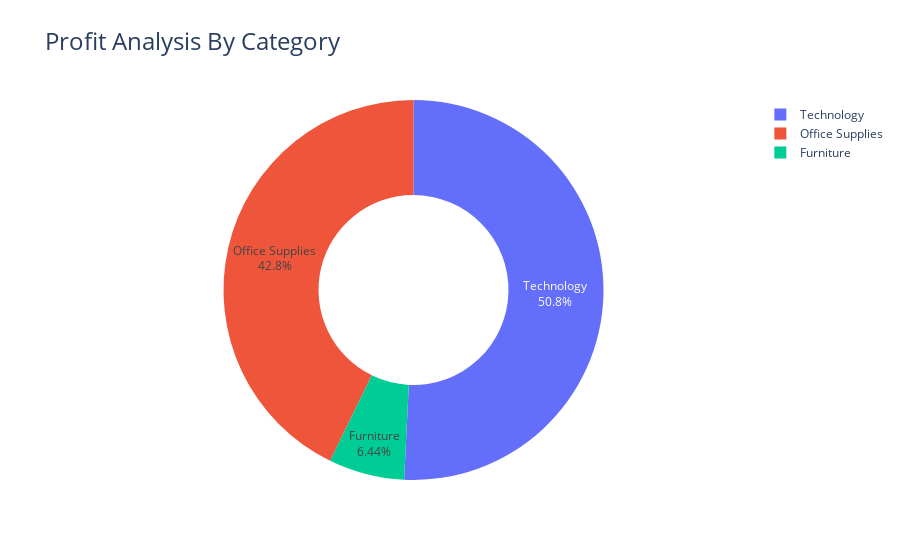

Notebook source saved alongside this figure:
### Code cell
# figure in pie graph
fig=px.pie(profit_by_category,
            values="Profit",
           names="Category",
            title="profit by categories",
          hole=0.5)
fig.update_traces(textposition="inside",textinfo="percent+label")
fig.update_layout(title_text="Profit Analysis By Category", title_font=dict(size=24))

fig.show()

### Figure 1 — Plotly figure (JSON) as saved in the notebook; plotly's stock layout.template omitted (floating-point values rounded to 4 significant figures)
{"data": [{"domain": {"x": [0, 1], "y": [0, 1]}, "hole": 0.5, "hovertemplate": "Category=%{label}<br>Profit=%{value}<extra></extra>", "labels": ["Furniture", "Office Supplies", "Technology"], "legendgroup": "", "name": "", "showlegend": true, "textinfo": "percent+label", "textposition": "inside", "type": "pie", "values": [18450.0, 122500.0, 145500.0]}], "layout": {"legend": {"tracegroupgap": 0}, "title": {"font": {"size": 24}, "text": "Profit Analysis By Category"}}}
